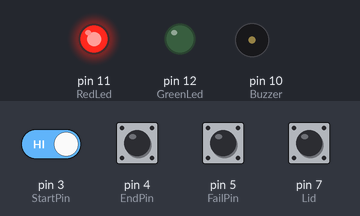
Bench run of a sketch on a simulated Arduino Uno, built with avr-gcc and run on an emulated ATmega328P. Parts: output pins drawn as LEDs (lit = HIGH), buzzer (waves = sounding). The test bench sets the inputs (shaded band); at power-on: pin 3 (StartPin), pin 4 (EndPin), pin 5 (FailPin), pin 7 (Lid) HIGH.

Above: at 0.89 s.
1.3 s: pin 7 (Lid) pulled LOW for 3.2 s
7.5 s: pin 3 (StartPin) driven LOW and pin 7 (Lid) driven LOW
At 9.2 s:
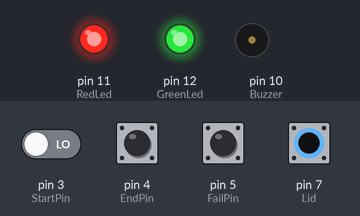
9.5 s: pin 7 (Lid) driven HIGH
At 10.1 s:
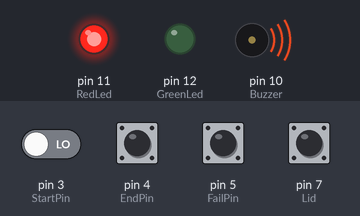
12.5 s: pin 4 (EndPin) pulled LOW for 1 s
At 15.9 s:
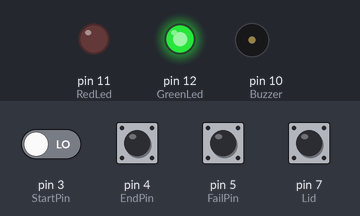
16.2 s: pin 7 (Lid) driven LOW
At 17.9 s:
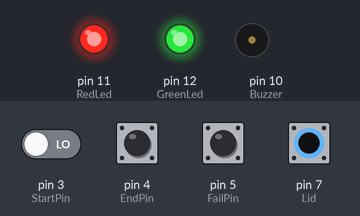
18.2 s: pin 5 (FailPin) pulled LOW for 1 s
At 18.5 s:
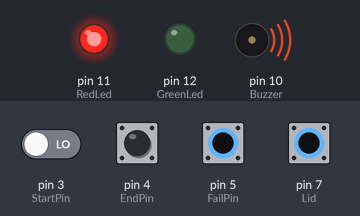
Timing chart, 0 to 21.2 s (numbered marks = the images above; inputs shaded):
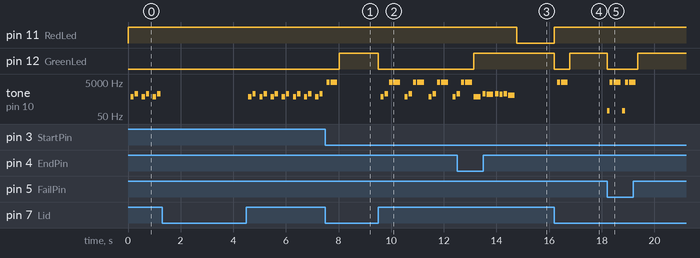

The sketch:

BOX_codeV2.ino
```cpp
#include "pitches.h"//tone library

// CONSTANTS
//Inputs:
// On-off switch to start the game
const byte on_off = 2;
// the start zone
const byte StartPin = 3;
// end zone
const byte EndPin = 4;
// If the wire is touched
const byte FailPin = 5;
// The microswitch to see if box is closed
const byte Lid = 7;
//Outputs:
// The buzzer, goes off when wire is touched
const byte Buzzer = 10;
//The red led
const byte RedLed = 11;

//The green led
const byte GreenLed = 12;

//GLOBALS
// keep track of the state of the game
enum GameState {BEGIN, IN_PROGRESS, END};
GameState gamestate = GameState :: BEGIN;
volatile int state = LOW;

void Toneone() {
    int melody4[] = {  NOTE_F5, NOTE_C6, NOTE_AS5, NOTE_C6, NOTE_AS5, NOTE_C6, NOTE_GS5};

    int noteDurations[] = {4, 8, 4, 8, 8, 8, 4};
    for (int thisNote = 0; thisNote < 7; thisNote++) {
      int noteDuration = 1000 / noteDurations[thisNote];
      tone(Buzzer, melody4[thisNote], noteDuration);
      int pauseBetweenNotes = noteDuration * 1.30;
      delay(pauseBetweenNotes);
      noTone(Buzzer);
  }
}

void Tonetwo() {
  int melody2[] = {NOTE_DS8, NOTE_DS8,};
  //int melody2[] = {NOTE_GS7, NOTE_DS8, NOTE_GS7, 0, NOTE_DS8, NOTE_DS8, 0, NOTE_GS7, NOTE_GS7};

  int noteDurations[] = {8, 4};

  for (int thisNote = 0; thisNote < 2; thisNote++) {
    int noteDuration = 1000 / noteDurations[thisNote];
    tone(Buzzer, melody2[thisNote], noteDuration);
    int pauseBetweenNotes = noteDuration * 1.30;
    delay(pauseBetweenNotes);
    noTone(Buzzer);
  }
}
void Tonethree() {
  int melody2[] = {NOTE_F5, NOTE_C6};
  //int melody2[] = {NOTE_GS7, NOTE_DS8, NOTE_GS7, 0, NOTE_DS8, NOTE_DS8, 0, NOTE_GS7, NOTE_GS7};

  int noteDurations[] = {8, 8};

  for (int thisNote = 0; thisNote < 2; thisNote++) {
    int noteDuration = 1000 / noteDurations[thisNote];
    tone(Buzzer, melody2[thisNote], noteDuration);
    int pauseBetweenNotes = noteDuration * 1.30;
    delay(pauseBetweenNotes);
    noTone(Buzzer);
  }
}
int changeState() { // Simulates a positive flank detection
  int newState = digitalRead(Lid); // read the current state of the input pin
  if (newState == LOW && state == HIGH) { // check if the new state is low and the previous state was high
    return 1;// print message to serial monitor
  }
  state = newState; // update the state variable
  return 0;
}


void setup() {
  // set pins to the correct mode
  pinMode(StartPin, INPUT_PULLUP);
  pinMode(EndPin, INPUT_PULLUP);
  pinMode(FailPin, INPUT_PULLUP);
  pinMode(Lid, INPUT_PULLUP);

  pinMode(Buzzer, OUTPUT);
  pinMode(RedLed, OUTPUT);
  pinMode(GreenLed, OUTPUT);
  // begin serial connection with computer, 9600 bits per second
  Serial.begin(9600);

}

void loop() {
  int oxo = changeState();
  switch(gamestate){
    case GameState::BEGIN:
      // actions in this state
      digitalWrite(GreenLed, LOW);
      digitalWrite(RedLed, HIGH);
      // check if we are in another state
      delay(100);
      if (digitalRead(Lid)){
        Tonethree();
        }
      if (!digitalRead(StartPin)){
       Tonetwo();
       gamestate = GameState :: IN_PROGRESS; // If the handle loses connection with start point the circuit is broken and the game starts
      }
      break;
    case GameState::IN_PROGRESS:
      digitalWrite(GreenLed, HIGH);
      digitalWrite(RedLed, HIGH);
      if (digitalRead(Lid)){
        gamestate = GameState :: BEGIN;
        }
      if (!digitalRead(EndPin)) {  // you succeeded
       //digitalWrite(RedLed, LOW);
       Toneone();
       gamestate = GameState :: END;
      }
      else if (!digitalRead(FailPin)){
        //For an active buzzer
         //digitalWrite(Buzzer, HIGH);
         // turn the LED on (HIGH is the voltage level)
         //delay(1000);
         //digitalWrite(Buzzer, LOW);
        tone(Buzzer, 100,1000);

        gamestate = GameState :: BEGIN;
      }
      break;


    case GameState::END:
      digitalWrite(GreenLed, HIGH);
      digitalWrite(RedLed, LOW);
      if (oxo == 1){
        gamestate = GameState :: BEGIN;
        break;
        }

      //if (!digitalRead(Lid)) {
        //gamestate = GameState :: BEGIN;
      //}
      break;
  }
}
```

pitches.h
```cpp
/*************************************************
 * Public Constants
 *************************************************/

#define NOTE_B0  31
#define NOTE_C1  33
#define NOTE_CS1 35
#define NOTE_D1  37
#define NOTE_DS1 39
#define NOTE_E1  41
#define NOTE_F1  44
#define NOTE_FS1 46
#define NOTE_G1  49
#define NOTE_GS1 52
#define NOTE_A1  55
#define NOTE_AS1 58
#define NOTE_B1  62
#define NOTE_C2  65
#define NOTE_CS2 69
#define NOTE_D2  73
#define NOTE_DS2 78
#define NOTE_E2  82
#define NOTE_F2  87
#define NOTE_FS2 93
#define NOTE_G2  98
#define NOTE_GS2 104
#define NOTE_A2  110
#define NOTE_AS2 117
#define NOTE_B2  123
#define NOTE_C3  131
#define NOTE_CS3 139
#define NOTE_D3  147
#define NOTE_DS3 156
#define NOTE_E3  165
#define NOTE_F3  175
#define NOTE_FS3 185
#define NOTE_G3  196
#define NOTE_GS3 208
#define NOTE_A3  220
#define NOTE_AS3 233
#define NOTE_B3  247
#define NOTE_C4  262
#define NOTE_CS4 277
#define NOTE_D4  294
#define NOTE_DS4 311
#define NOTE_E4  330
#define NOTE_F4  349
#define NOTE_FS4 370
#define NOTE_G4  392
#define NOTE_GS4 415
#define NOTE_A4  440
#define NOTE_AS4 466
#define NOTE_B4  494
#define NOTE_C5  523
#define NOTE_CS5 554
#define NOTE_D5  587
#define NOTE_DS5 622
#define NOTE_E5  659
#define NOTE_F5  698
#define NOTE_FS5 740
#define NOTE_G5  784
#define NOTE_GS5 831
#define NOTE_A5  880
#define NOTE_AS5 932
#define NOTE_B5  988
#define NOTE_C6  1047
#define NOTE_CS6 1109
#define NOTE_D6  1175
#define NOTE_DS6 1245
#define NOTE_E6  1319
#define NOTE_F6  1397
#define NOTE_FS6 1480
#define NOTE_G6  1568
#define NOTE_GS6 1661
#define NOTE_A6  1760
#define NOTE_AS6 1865
#define NOTE_B6  1976
#define NOTE_C7  2093
#define NOTE_CS7 2217
#define NOTE_D7  2349
#define NOTE_DS7 2489
#define NOTE_E7  2637
#define NOTE_F7  2794
#define NOTE_FS7 2960
#define NOTE_G7  3136
#define NOTE_GS7 3322
#define NOTE_A7  3520
#define NOTE_AS7 3729
#define NOTE_B7  3951
#define NOTE_C8  4186
#define NOTE_CS8 4435
#define NOTE_D8  4699
#define NOTE_DS8 4978
 
```

Measured:
- after the input at 7.5 s, pin 12 (GreenLed): LOW → HIGH after 0.53 s
- after the input at 9.5 s, pin 12 (GreenLed): HIGH → LOW at once; tone on pin 10 (Buzzer): silent → 698 Hz after 0.10 s, then repeats every 0.91 s: silent 0.04 s, 1047 Hz 0.13 s, silent 0.04 s, 4978 Hz 0.13 s, silent 0.04 s, 4978 Hz 0.25 s, silent 0.18 s, 698 Hz 0.13 s
- after the input at 12.5 s, pin 11 (RedLed): HIGH → LOW after 2.3 s; pin 12 (GreenLed): LOW → HIGH after 0.65 s
- after the input at 16.2 s, pin 11 (RedLed): LOW → HIGH at once; pin 12 (GreenLed): HIGH → LOW at once, → HIGH 0.59 s later; tone on pin 10 (Buzzer): silent → 4978 Hz after 0.10 s, → silent 0.13 s later, → 4978 Hz 0.04 s later, → silent 0.25 s later
- after the input at 18.2 s, pin 12 (GreenLed): HIGH → LOW at once, → HIGH 1.2 s later; tone on pin 10 (Buzzer): plays 100 Hz for 0.10 s, 4978 Hz for 0.13 s, 4978 Hz for 0.25 s, 100 Hz for 0.10 s, 4978 Hz for 0.13 s, 4978 Hz for 0.25 s, starting at once
